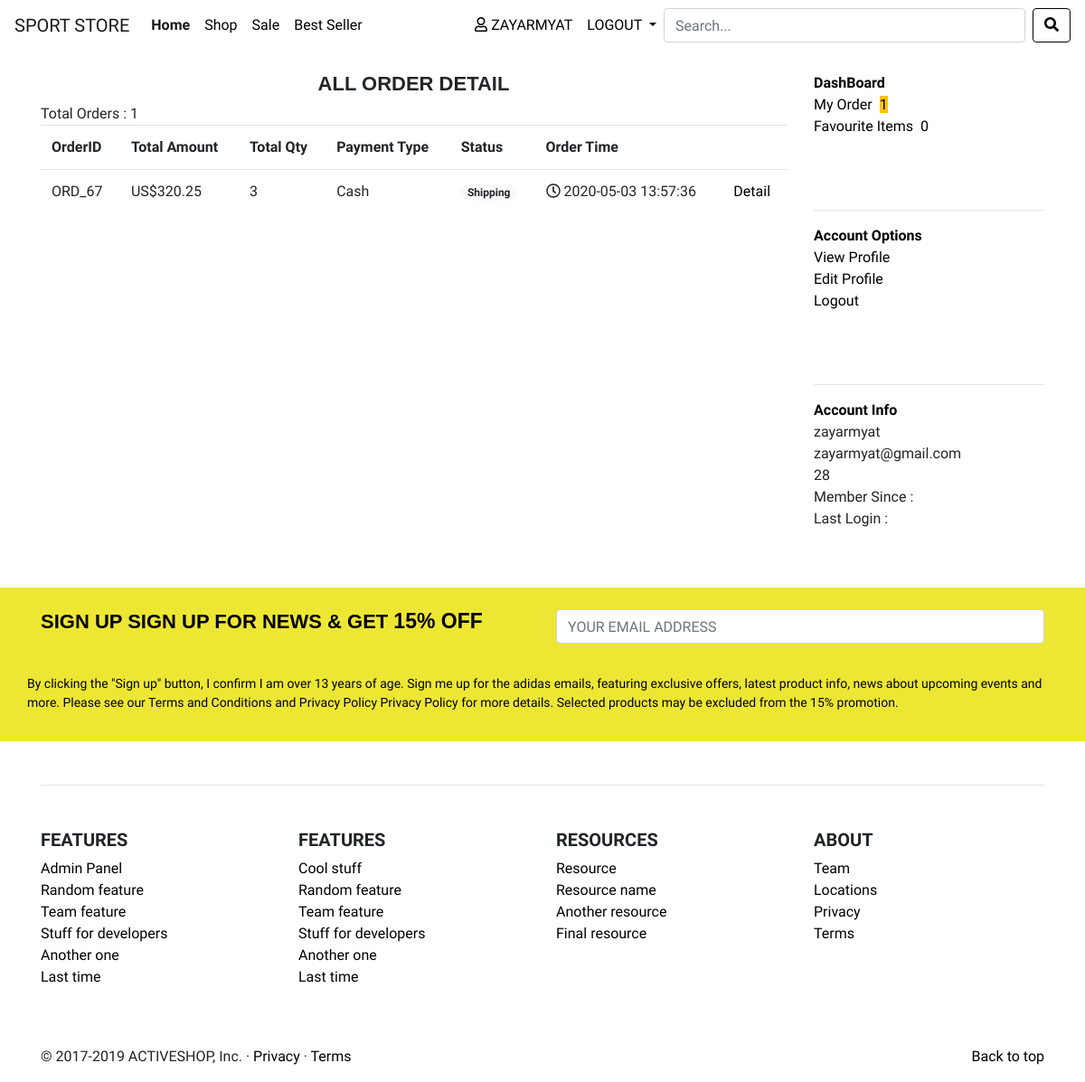
The page /sport-store2/myorder.php (signed in) on the database its author committed.
### tables this page shows
CREATE TABLE `customer` (
  `id` int(11) NOT NULL,
  `name` varchar(255) NOT NULL,
  `email` varchar(255) NOT NULL,
  `pass` varchar(255) NOT NULL,
  `customer_img` varchar(255) NOT NULL
);

CREATE TABLE `orders` (
  `order_id` int(11) NOT NULL,
  `customer` varchar(255) NOT NULL,
  `shipping_id` int(11) NOT NULL,
  `status` int(1) NOT NULL,
  `total_amt` float NOT NULL,
  `total_qty` int(11) NOT NULL,
  `payment_type` varchar(255) NOT NULL,
  `created_date` datetime NOT NULL,
  `modified_date` datetime NOT NULL
);

### sport-store2/myorder.php (the view, shortened to what this page needs)
<?php
  include('confs/config.php');
  include('001header.php');
  include('004navbar.php');
  $customer = $_SESSION['email'];
  $c = "SELECT * FROM customer WHERE email = '$customer'";
  $r = mysqli_query($mysqli,$c);
  $row_c =mysqli_fetch_assoc($r);
  $customer_id = $row_c['id'];
  $sql = "SELECT * FROM orders WHERE customer = '$customer' ORDER BY order_id DESC";
  $run = mysqli_query($mysqli,$sql);
  $count = mysqli_num_rows($run);
  $sql2 = "SELECT * FROM add_to_favourite WHERE customer_id='$customer_id'";
  $run2 =mysqli_query($mysqli,$sql2);
  $count_fav = mysqli_num_rows($run2);
?>
<br>
 <div class="container">
   <div class="row">
     <div class="col-md-9">
      <h4 style="text-align: center;">All Order Detail</h4>
      Total Orders : <?php echo $count ?>
       <table class="table">
        <tr>
          <th>OrderID</th>
          <th>Total Amount</th>
          <th>Total Qty</th>
          <th>Payment Type</th>
          <th>Status</th>
          <th>Order Time</th>
          <th></th>
        </tr>
        <?php while($row = mysqli_fetch_assoc($run)):
          $status = $row['status'];
        ?>
        <tr>
          <td>ORD_<?php echo $row['order_id'] ?></td>
          <td>US$<?php echo $row['total_amt'] ?></td>
          <td><?php echo $row['total_qty'] ?></td>
          <td><?php echo $row['payment_type'] ?></td>
          <td>
            <?php if($status == 2) { ?>
            <span class="badge badge-pill badge-warning">UnPaid</span>
                <?php } else if($status == 3){ ?>
                  <span class="badge badge-pill badge-info">Paid</span>
                    <?php } else if($status == 4){ ?>
                  <span class="badge badge-pill badge-light">Shipping</span>
                <?php }else{  ?>
                 <span class="badge badge-pill badge-dark"> Delivered</span>
                <?php  }?>
          </td>
          <td><span class="far fa-clock"></span> <?php echo $row['created_date'] ?></td>
          <td>
            <a href="order_detail.php?id=<?php echo $row['order_id'] ?>">Detail</a>
          </td>
        </tr>
      <?php endwhile ; ?>
      </table>
     </div>
        <div class="col-md-3">
       <ul class="dash">
        <li>
            <b><a href="index.php">DashBoard</a></b>
          </li>
          <li><a href='myorder.php'>My Order<span class='label label-warning' style='margin-left: 8px;'><?php echo $count ?></a></li>
          <li><a href='dashboard.php'>Favourite Items<span class='label label-danger' style='margin-left: 8px;'><?php echo $count_fav ?></a></li>
        </ul><br><br>
        <hr>
         <ul class="dash">
        <li>
            <b><a href="index.php">Account Options</a></b>
          </li>
          <li><a href=''>View Profile</a></li>
          <li><a href=''>Edit Profile</a></li>
          <li><a href=''>Logout</a></li>
        </ul><br><br>
        <hr>
         <ul class="dash">
        <li>
            <b><a href="index.php">Account Info</a></b>
          </li>
          <li><?php echo $row_c['name'] ?></li>
          <li><?php echo $row_c['email'] ?></li>
          <li><?php echo $customer_id ?></li>
          <li>Member Since : </li>
          <li>Last Login : </li>
        </ul><br><br>
     </div>
   </div>
 </div>
 <?php   include('002footer.php'); ?>

### sport-store2/004navbar.php (shortened to what this page needs)
<nav class="navbar navbar-expand-lg navbar-light bg-white">
  <a class="navbar-brand" href="index.php">SPORT STORE</a>
  <div class="collapse navbar-collapse" id="navbarSupportedContent">
    <ul class="navbar-nav mr-auto">
      <li class="nav-item active">
        <a class="nav-link" href="index.php">Home <span class="sr-only">(current)</span></a>
      </li>
      <li class="nav-item">
        <a class="nav-link" href="product.php">Shop</a>
      </li>
      <li class="nav-item">
        <a class="nav-link" href="product.php">Sale</a>
      </li>
       <li class="nav-item">
        <a class="nav-link" href="best-seller.php">Best Seller</a>
      </li>
    </ul>
      <ul class="navbar-nav">
       <?php if(!isset($_SESSION['email'])){ ?>
            <li class="nav-item dropdown">
        <a class="nav-link dropdown-toggle" href="#" id="navbarDropdown" role="button" data-toggle="dropdown" aria-haspopup="true" aria-expanded="false">
          LOGIN/REGISTER
        </a>
        <div class="dropdown-menu" aria-labelledby="navbarDropdown">
          <a class="dropdown-item" href="checkout.php">LOGIN</a>
          <a class="dropdown-item" href="ajax-registration-script-with-php-mysql-and-jquery/index.php">REGISTER</a>
        </div>
      </li>
       <?php } else{ ?>
        <?php
    $email = $_SESSION['email'];
    $sql_customer = mysqli_query($mysqli,"SELECT * FROM customer WHERE email = '$email'");
    $row_customer = mysqli_fetch_assoc($sql_customer);
?>
          <li class="nav-item">
        <a class="nav-link" href="myorder.php" style="text-transform: uppercase;"> <i class="far fa-user"></i> <?php echo $row_customer['name'] ?> </a>
      </li>
             <li class="nav-item dropdown">
        <a class="nav-link dropdown-toggle" href="#" id="navbarDropdown" role="button" data-toggle="dropdown" aria-haspopup="true" aria-expanded="false">
          LOGOUT
        </a>
      </li>
        <?php } ?>
      </ul>
      <form method="get" action="search.php" class="form-inline my-2 my-lg-0">
   <div class='soso' ng-controller="fetchCtrl" ng-click='containerClicked();' >
           <input type='text' name="user_query" class="form-control mr-sm-2" ng-keyup='fetchUsers()' ng-click='searchboxClicked($event);' ng-model='searchText' placeholder='Search...'><br>
        </div>
          <button name="search" class="btn btn-outline-dark my-2 my-sm-0" type="submit"><span class="fa fa-search"></span></button>
    </form>
  </div>
</nav>

### sport-store2/css/sport-store.css (style rules this page uses)
html,body { font-family: 'Lato', sans-serif; font-family: 'Open Sans', sans-serif; font-family: 'Abel', sans-serif; }
.btn-outline-dark { color: #000; border-color: #000; }
.active { font-weight: bold; }

### sport-store2/001header.php (style rules this page uses)
.label-warning { background-color: #FFC107; color : black; }
.btn-outline-dark { color: #000; background-color: transparent; background-image: none; border-color: #000; }
html,body { font-family: 'Lato', sans-serif; font-family: 'Open Sans', sans-serif; font-family: 'Abel', sans-serif; }

### sport-store2/004navbar.php (style rules this page uses)
.form-inline .form-control { display: inline-block; width: 400px; vertical-align: middle; }
.navbar-light .navbar-nav .nav-link { color: #000; }

### sport-store2/myorder.php (style rules this page uses)
.dash { list-style: none; padding: 0; }

### sport-store2/002footer.php (style rules this page uses)
a { color: black; background-color: }
h4 { font-weight: bold; font-size: 22px; text-transform: uppercase; font-family: 'adiBlack',Arial,Helvetica,Verdana,sans-serif; }

### rows shown on the page
customer: name "ZAYARMYAT", name "zayarmyat", email "zayarmyat@gmail.com", id "28"
orders: order_id "67", total_amt "320.25", total_qty "3", payment_type "Cash", status "Shipping", created_date "2020-05-03 13:57:36"

### other values the page prints
$count "1"
$count_fav "0"
